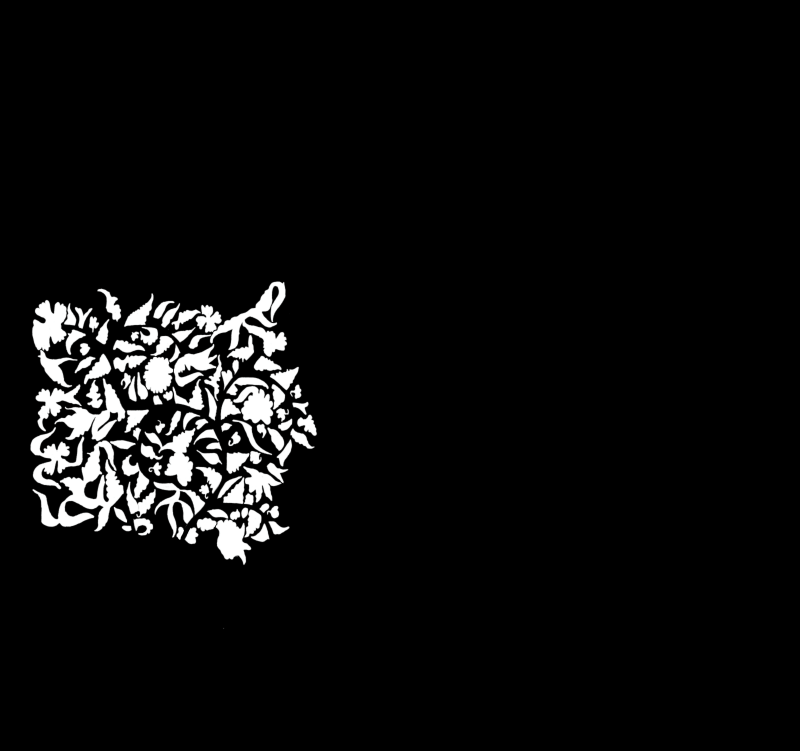
#> input picture Analisis Sampel/Sampel 2/sampel-2_motif-daun.PNG, 3200 x 3004 px, found by its file name (shown at 1/4 size)
$ jupyter execute analisis-2_motif-daun.ipynb   (shell and % lines are left out)
#> lines starting #> are read from the running program, lines starting #| are printed output that depends on the picture; after the words box and inside, x2 and y2 are one past the last pixel; in counts of white or black regions, pixels touching at a corner belong together
### Analisis Sampel/Sampel 2/utils.py
import cv2
import matplotlib.pyplot as plt
import numpy as np
import math
import skimage as ski
import scipy
import skan
import networkx as nx

# memastikan gambar biner (hitam dan putih)
def binarize(image:np.ndarray, limit:int=127) -> np.ndarray:
    gray_image = cv2.cvtColor(image, cv2.COLOR_BGR2GRAY) if image.ndim > 2 else image
    _, binarized = cv2.threshold(gray_image, limit, 255, cv2.THRESH_BINARY)
    return binarized

# menyimpulkan data statistik
def summarizeData(data:np.ndarray, printTitle:str="") -> dict[str, float]:
    num = len(data)
    mean = np.mean(data)
    sd = np.std(data)
    median = np.median(data)
    mad = np.median(np.abs(data - median))
    minimum = min(data)
    maximum = max(data)

    if len(printTitle) > 0:
        print(f"DATA SUMMARY of [{printTitle}]:")
        print(f"Num     : {num}")
        print(f"Mean    : {mean:.4f}")
        print(f"SD      : {sd:.4f}")
        print(f"SD rel  : {sd/mean*100:.2f}%")
        print(f"Median  : {median:.4f}")
        print(f"MAD     : {mad:.4f}")
        print(f"MAD rel : {mad/median*100:.2f}%")
        print(f"Min     : {minimum:.4f}")
        print(f"Max     : {maximum:.4f}")
        print("")

    return {
        'num': num,
        'mean': mean,
        'sd': sd,
        'median': median,
        'mad': mad,
        'min': minimum,
        'max': maximum
    }

# menentukan jarak antartitik tengah pasangan tetangga
# [12 lines left out: functions getNeighborCenterDistance, getNeighborOrientationDistance, not called in this run]

def extractContours(binary:np.ndarray) -> list:
    contours, _ = cv2.findContours(binary, cv2.RETR_EXTERNAL, cv2.CHAIN_APPROX_NONE)
    return list(contours)

# [63 lines left out: functions interpolateCoordinates, interpolateContours, standardizeContours, alignContour, distancesByShifting, not called in this run]

def procrustesDistance(contour1:np.ndarray, contour2:np.ndarray) -> float:
    return np.sqrt(np.sum((contour1 - contour2) ** 2))

# [116 lines left out: functions procrustesDistances, rotateSVD, processGPA, testRotationalSymmetry, testReflectionalSymmetry, testParallel and 4 more, not called in this run]

def contourNorms(contours_interpolated:np.ndarray) -> float:
    return np.linalg.norm(contours_interpolated, axis=(1,2))

# [108 lines left out: functions drawStandardizedContour, drawStandardizedCoordinates, drawRotationalSymmetryAxis, drawReflectionalSymmetryAxis, skeletonize, not called in this run]

def imageFromSkan(skeleton_skan):
    return np.array((skeleton_skan.path_label_image() > 0) * 255).astype(np.uint8)

# [92 lines left out: functions smoothBinary, mapThickness, findLocalBranchOrientation, findLocalBranchCurvature, not called in this run]

# def divideBranches(branch_binary, skeleton_skan, intersection_size:2):
#     skeleton_binary = np.zeros(branch_binary.shape, np.uint16)


def giveZeroCurvature(branch_coordinates:np.ndarray):
    return np.zeros(len(branch_coordinates))

# [151 lines left out: functions mapBranchOrientation, mapBranchCurvature, pruneSkeleton, getAreaOccupancy, showLabeledMap, not called in this run]

### Analisis Sampel/Sampel 2/analisis-2_motif-daun.ipynb
# Sampel 2, Motif Daun dan Bunga

[cell 1]
import cv2
import numpy as np
import pandas as pd
import seaborn as sns
import matplotlib.pyplot as plt
import skan
from utils import *

[cell 2]
leaf = cv2.imread("sampel-2_motif-daun.png")
#> leaf is the input picture: shape (3004, 3200, 3); mean B, G, R 12.9, 12.9, 12.9
leaf_binary = binarize(leaf)
#> in binarize, `_, binarized = cv2.threshold(gray_image, limit, 255, cv2.THRESH_BINARY)`:
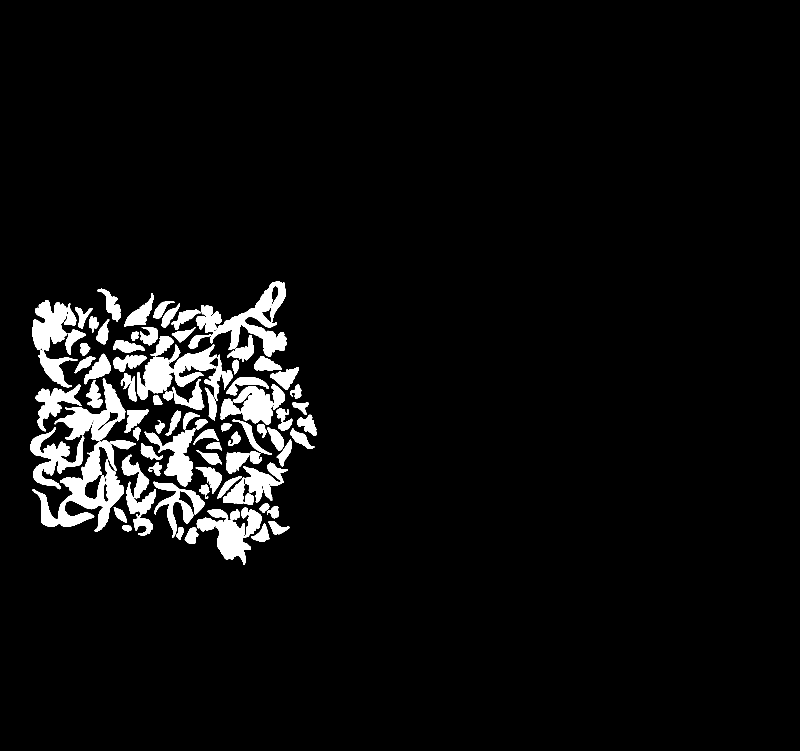
#> binarized: shape (3004, 3200) (shown at 1/4 size); 5.1% white; 101 white regions, largest, box (x1, y1, x2, y2) and area: (130, 1762, 495, 2126) 44671, (840, 1126, 1148, 1427) 29658, (218, 1514, 501, 1764) 23683

[cell 3]
plt.imshow(leaf_binary[1100:2300, 100:1300], cmap='grey')
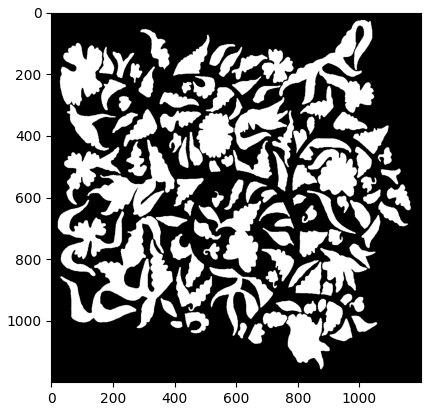
#> figure drawn by matplotlib, 1 panel

[cell 4]
num_object, object_map, object_stats, object_centroids = cv2.connectedComponentsWithStats(leaf_binary)
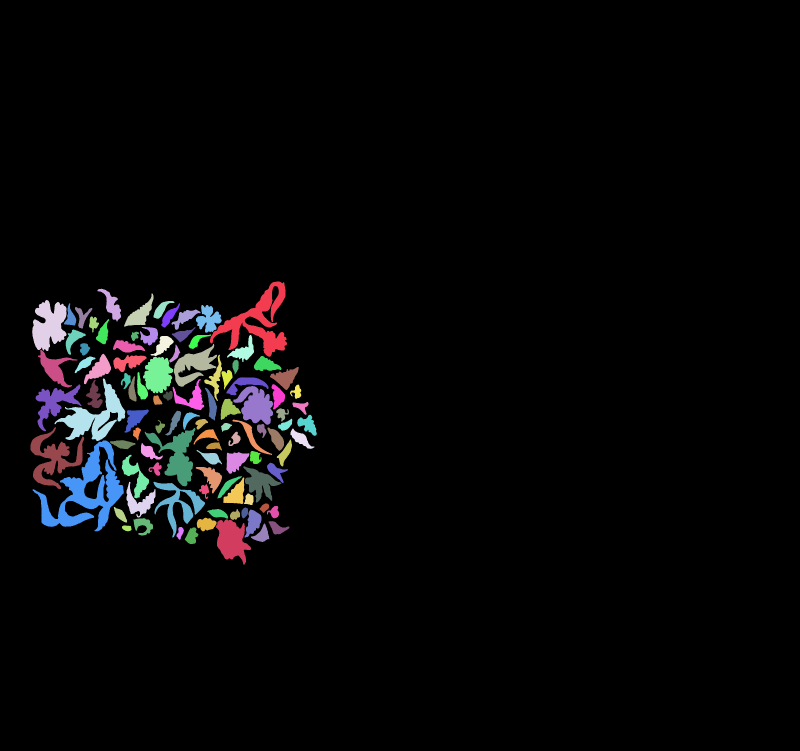
#> object_map: shape (3004, 3200) int32 (shown at 1/4 size); 102 distinct labels, from 0 to 101; one colour per label, 0 black
#> num_object = 102; object_stats = 102 rows, first 6: [0, 0, 3200, 3004, 9126816], [840, 1126, 308, 301, 29658], [390, 1155, 94, 131, 4656], [496, 1174, 118, 133, 6063], [129, 1200, 137, 204, 18772], [614, 1204, 84, 71, 2352]; object_centroids = 102 pairs, first value 195.6 to 1649, second value 1220.5 to 2160.4

[cell 5]
plt.figure(figsize=(10,10))
plt.imshow(object_map[1100:2300, 100:1300], cmap='nipy_spectral', interpolation='nearest')
plt.colorbar(shrink=0.5)

num_object
#> Out = 102
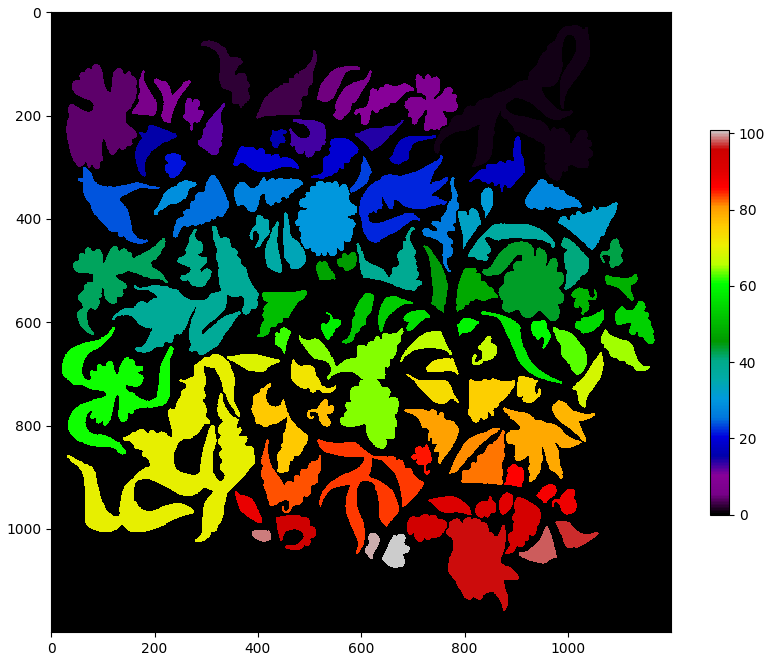
#> figure drawn by matplotlib, 2 panels

[cell 6]
areas = object_stats[1:, cv2.CC_STAT_AREA]
#> areas = 101 values, max 44671 at index 69, min 697 at index 98, mean 4811.7

sns.histplot(areas, kde=True, bins=30)

summarizeData(areas, "Object Areas")
#> in summarizeData, `num = len(data)`: num = 101
#> in summarizeData, `mean = np.mean(data)`: mean = 4811.7
#> in summarizeData, `sd = np.std(data)`: sd = 6490.2
#> in summarizeData, `median = np.median(data)`: median = 2594
#> in summarizeData, `mad = np.median(np.abs(data - median))`: mad = 1270
#> in summarizeData, `minimum = min(data)`: minimum = 697
#> in summarizeData, `maximum = max(data)`: maximum = 44671
#| Num     : 101
#| Mean    : 4811.7228
#| SD      : 6490.1887
#| SD rel  : 134.88%
#| Median  : 2594.0000
#| MAD     : 1270.0000
#| MAD rel : 48.96%
#| Min     : 697.0000
#| Max     : 44671.0000
#> Out = {'num': 101, 'mean': 4811.7, 'sd': 6490.2, 'median': 2594, 'mad': 1270, 'min': 697, 'max': 44671}
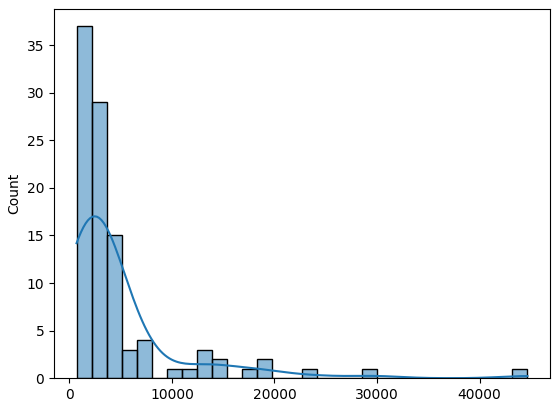
#> figure drawn by matplotlib, 1 panel; tallest bar 37 high, from x = 697 to 2162.8; curve peaks at x = 2464.8, y = 17.02

$ run again, with Analisis Sampel/Sampel 2/sampel-2_motif-pinggir.PNG copied over Analisis Sampel/Sampel 2/sampel-2_motif-daun.PNG
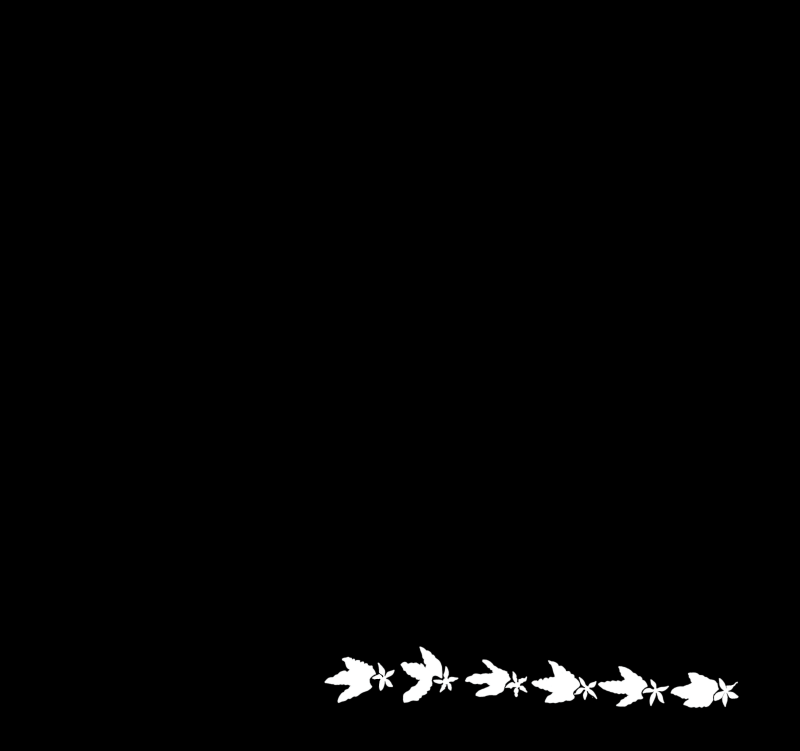
#> input picture Analisis Sampel/Sampel 2/sampel-2_motif-pinggir.PNG, 3200 x 3004 px, found by its file name (shown at 1/4 size)
#> leaf is the input picture: shape (3004, 3200, 3); mean B, G, R 3.1, 3.1, 3.1
#> binarized: shape (3004, 3200); 1.2% white; 12 white regions, largest, box (x1, y1, x2, y2) and area: (1298, 2628, 1504, 2812) 18310, (1602, 2586, 1770, 2811) 17980, (2126, 2642, 2320, 2813) 16717
#> object_map: shape (3004, 3200) int32; 13 distinct labels, from 0 to 12
#> num_object = 13; object_stats = 13 rows, first 6: [0, 0, 3200, 3004, 9494571], [1602, 2586, 168, 225, 17980], [1298, 2628, 206, 184, 18310], [1860, 2638, 183, 150, 12856], [2126, 2642, 194, 171, 16717], [1488, 2650, 90, 113, 3793]; object_centroids = 13 rows, first 8: [1593.2, 1486.2], [1687.9, 2701.1], [1413.1, 2714.6], [1961.2, 2721.5], [2234.6, 2738.7], [1534.7, 2709.8], [1783.5, 2722.4], [2505.2, 2746.6]
#> `num_object`: Out = 13
#> `[cell 5] plt.figure(figsize=(10,10)) plt.imshow(object_map[1100:2300, ..`:
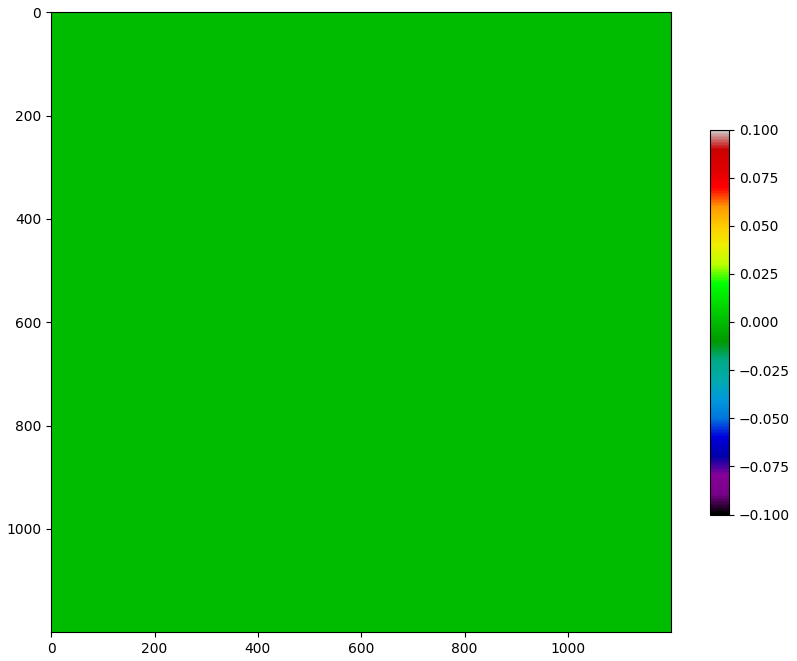
#> figure drawn by matplotlib, 2 panels
#> areas = [17980, 18310, 12856, 16717, 3793, 3161, 14698, 3235, 16134, 3121, 4540, 3684]
#> num = 12
#> mean = 9852.4
#> sd = 6413.1
#> median = 8698
#> mad = 5557
#> minimum = 3121
#> maximum = 18310
#| Num     : 12
#| Mean    : 9852.4167
#| SD      : 6413.1064
#| SD rel  : 65.09%
#| Median  : 8698.0000
#| MAD     : 5557.0000
#| MAD rel : 63.89%
#| Min     : 3121.0000
#| Max     : 18310.0000
#> `summarizeData(areas, "Object Areas")`: Out = {'num': 12, 'mean': 9852.4, 'sd': 6413.1, 'median': 8698, 'mad': 5557, 'min': 3121, 'max': 18310}
#> `[cell 6] areas = object_stats[1:, cv2.CC_STAT_AREA]  sns.histplot(area..`:
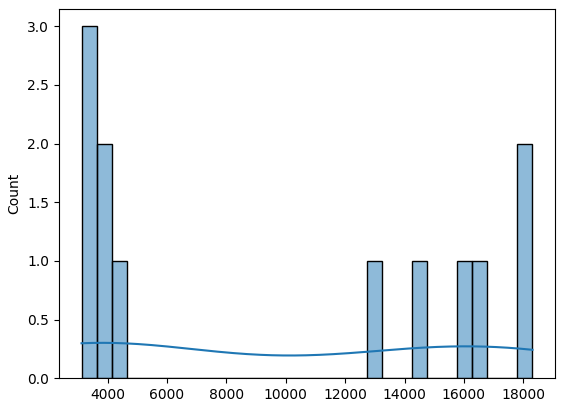
#> figure drawn by matplotlib, 1 panel; tallest bar 3 high, from x = 3121 to 3627.3; curve peaks at x = 3807.9, y = 0.301
